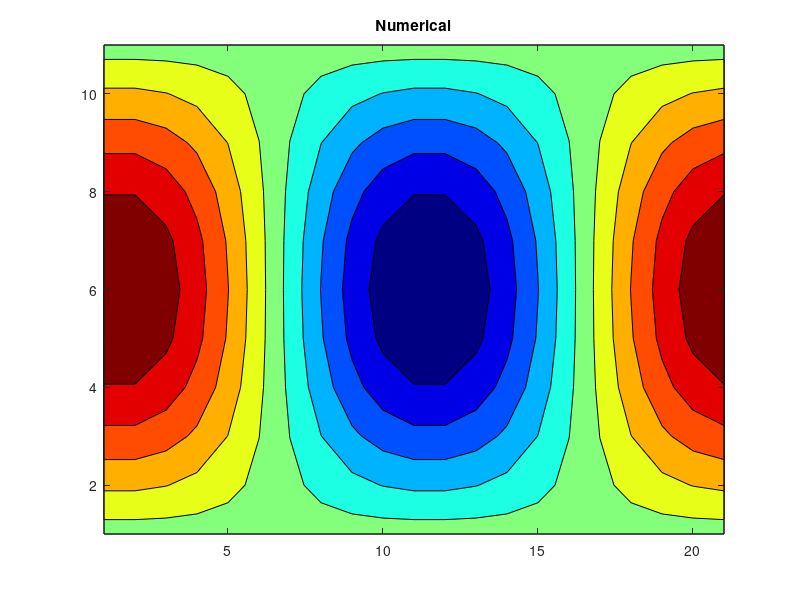
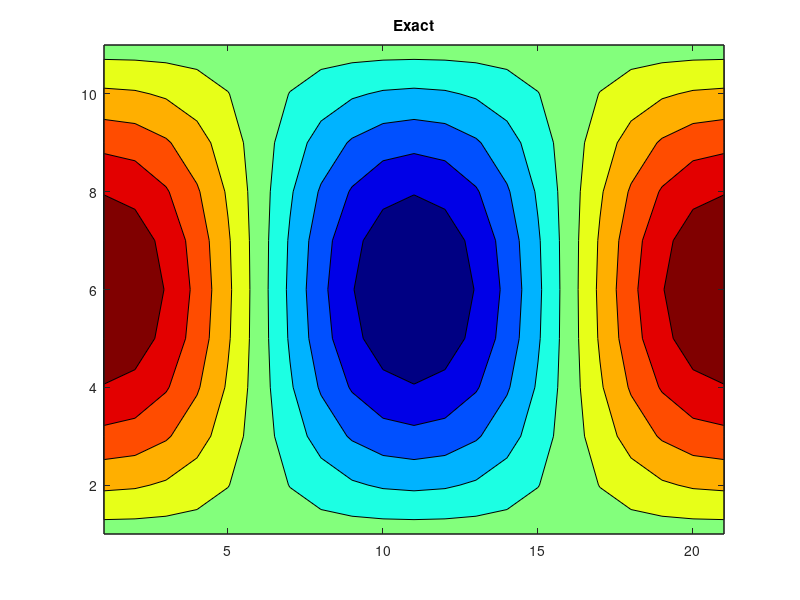
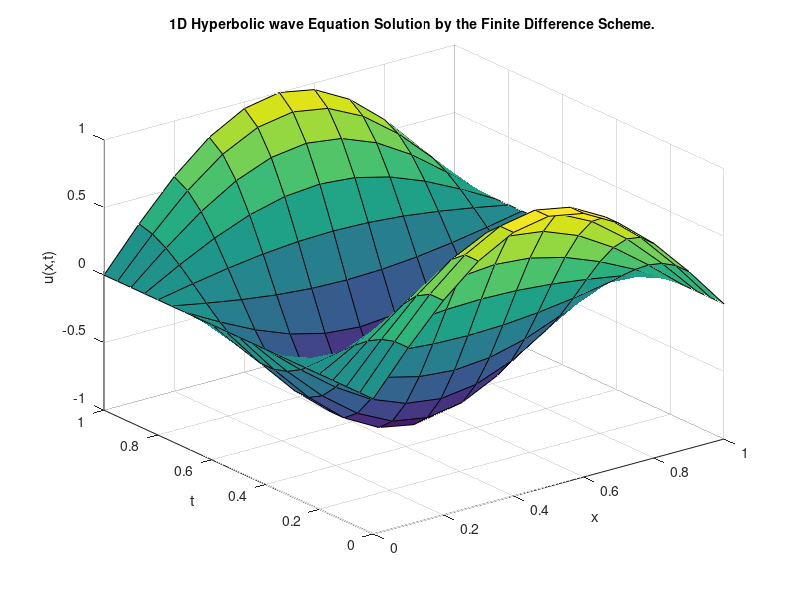

The MATLAB script that drew these images, in order:
% The book is Numerical Analysis by Richard L. Burden and J. Douglas Faires
% Finite Difference Method for 1D Hyperbolic PDE.
% This code solve Hyberpolic PDE of the form u_tt-(alpha)^2 u_xx=0.
% This is Example1, section 12.3, page743.
% The exact solution is u(x,t)=sin(pi*x)*cos(2*pi*t).
clear
clc
% Initializing.
L = 1;                 % Length of the spatial domain.
T = 1;                 % Total time.
alpha_square = 4;      % Wave speed.
nx = 11;               % Number of spatial points.
nt = 21;               % Number of time points.
hx = L / (nx -1);      % spatial step size.
ht = T /(nt-1);        % Time step size.
lambda =( alpha_square * ht^2) / hx^2;

% Construct time and space vectors.
x= 0:hx:L; 
t= 0:ht:T;

% Von Neumann Stability check.
 if ht > hx / sqrt(alpha_square) * sqrt(2)
 error('Stability condition violated: ht <= hx/sqrt(alpha_square)*sqrt(2)');
 end

% The source of the PDE.
g=@(x,t) 0;
u=zeros(nx,nt);
% Initial condition.

f=@(x) sin(pi*x);
u(:,1)=f(x);
% Neumann condition in this case, u_t=0.
u(:,2)=f(x);
% Boundary conditions.
u(1,:)=0; u(nx,:)=0; 

% Explicit Scheme.
for j=2:nt-1
    for i=2:nx-1
   u(i,j+1)=lambda*u(i-1,j)+(2-2*lambda)*u(i,j)+lambda*u(i+1,j)-u(i,j-1);     
    end
end

% Exact Solution.
usol=zeros(nx,nt);
sol=@(x,t) sin(pi*x)*cos(2*pi*t);
for i=1:nx
    for j=1:nt
        usol(i,j)=sin(pi*x(i))*cos(2*pi*t(j));
    end
end

% For displaying table.
 disp(' i |  j |   x   |   t    |  uapp  |  exact  |  error')
 disp('------------------------------------------------------------')
for i=1:nx
 for j=1:nt
 usol(i,j) = sol(x(i),t(j));
 err=abs(usol(i,j)-u(i,j));
 fprintf('%2.0f | %2.0f | %4.3f | %4.3f  |%7.5f | %7.5f | %11.10f \n' , i, j, x(i), t(j), u(i,j), usol(i,j), err)
 end
end

% Contour Plot.
figure()
contourf(u)
colormap(jet(256))
title('Numerical')
figure()
contourf(usol)
colormap(jet(256))
title('Exact')

% Surface Plot.
 figure()
 [X, T] = meshgrid(x, t);
 surf(X, T, u');
 xlabel('x');
 ylabel('t');
 zlabel('u(x,t)');
 title('1D Hyperbolic wave Equation Solution by the Finite Difference Scheme. ','fontsize',10)
